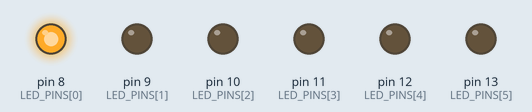
Simulated run of this sketch. Board: Arduino Uno, built with avr-gcc and run on an emulated ATmega328P. On the bench: output pins drawn as LEDs (lit = HIGH).

Above: at 0.06 s.
At 0.3 s:
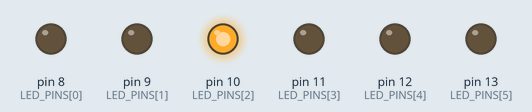
At 0.66 s:
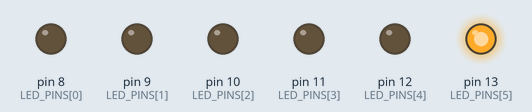
At 1.38 s:
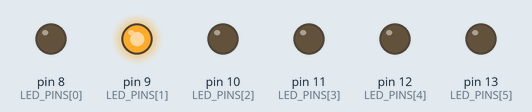
At 1.98 s:
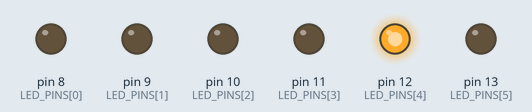
At 2.82 s:
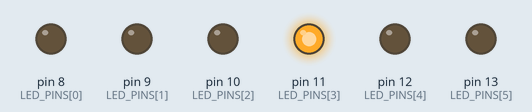
Timing chart, 0 to 3.1 s (numbered marks = the images above):
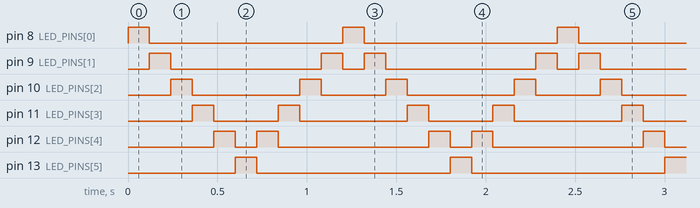

The sketch:

led_chase.ino
```cpp
/*
  IoT Student Lab
  Project 05: LED Chase / Running LEDs

  Platform: Arduino Uno
  Concept: Loops + Multiple GPIOs

  Learning:
  - Using arrays to store pin numbers
  - Using for loops
  - Controlling multiple outputs
  - Repeating a sequence
*/

const int LED_COUNT = 6;

const int LED_PINS[LED_COUNT] = {
  8, 9, 10, 11, 12, 13
};

const int STEP_DELAY = 120;

void setup() {

  // Configure all LED pins as outputs.
  for (int i = 0; i < LED_COUNT; i++) {
    pinMode(LED_PINS[i], OUTPUT);
  }

  allLedsOff();
}

void loop() {

  // Move from left to right.
  for (int i = 0; i < LED_COUNT; i++) {

    allLedsOff();

    digitalWrite(LED_PINS[i], HIGH);

    delay(STEP_DELAY);
  }

  // Move from right to left.
  for (int i = LED_COUNT - 2; i > 0; i--) {

    allLedsOff();

    digitalWrite(LED_PINS[i], HIGH);

    delay(STEP_DELAY);
  }
}

void allLedsOff() {

  for (int i = 0; i < LED_COUNT; i++) {
    digitalWrite(LED_PINS[i], LOW);
  }
}
```

Measured:
- by itself, pin 8 (LED_PINS[0]), pin 13 (LED_PINS[5]): alternates HIGH for 0.12 s and LOW for 1.1 s
- by itself, pin 9 (LED_PINS[1]): repeats every 1.2 s: LOW 0.84 s, HIGH 0.12 s, LOW 0.12 s, HIGH 0.12 s
- by itself, pin 10 (LED_PINS[2]): repeats every 1.2 s: LOW 0.60 s, HIGH 0.12 s, LOW 0.36 s, HIGH 0.12 s
- by itself, pin 11 (LED_PINS[3]): repeats every 1.2 s: LOW 0.36 s, HIGH 0.12 s, LOW 0.60 s, HIGH 0.12 s
- by itself, pin 12 (LED_PINS[4]): repeats every 1.2 s: LOW 0.12 s, HIGH 0.12 s, LOW 0.84 s, HIGH 0.12 s
